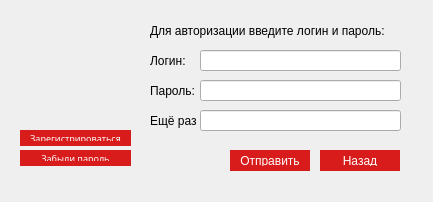
<?xml version="1.0" encoding="UTF-8"?>
<ui version="4.0">
 <class>Authorization</class>
 <widget class="QMainWindow" name="Authorization">
  <property name="geometry">
   <rect>
    <x>0</x>
    <y>0</y>
    <width>433</width>
    <height>202</height>
   </rect>
  </property>
  <property name="sizePolicy">
   <sizepolicy hsizetype="Fixed" vsizetype="Fixed">
    <horstretch>0</horstretch>
    <verstretch>0</verstretch>
   </sizepolicy>
  </property>
  <property name="windowTitle">
   <string>Authorization</string>
  </property>
  <widget class="QWidget" name="centralWidget">
   <widget class="QPushButton" name="login_button">
    <property name="geometry">
     <rect>
      <x>320</x>
      <y>150</y>
      <width>80</width>
      <height>21</height>
     </rect>
    </property>
    <property name="styleSheet">
     <string notr="true">QPushButton {
background-color: #d81b1b;
border-width:0px;
border-color: #3a3633;
border-style: solid;
padding: 5px;
padding-left: 5px;
padding-right: 5px;
font: 10pt &quot;Tahoma&quot;;
color: white;
}
QPushButton:pressed {
background-color:rgba(255,255,255,.2);
}
QPushButton:hover { background: rgb(255,37,37); }
QPushButton:disabled {
 background:#1A1A1A; 
color:#9B9B9B;
}</string>
    </property>
    <property name="text">
     <string>Войти</string>
    </property>
   </widget>
   <widget class="QPushButton" name="signin_button">
    <property name="geometry">
     <rect>
      <x>20</x>
      <y>130</y>
      <width>111</width>
      <height>16</height>
     </rect>
    </property>
    <property name="font">
     <font>
      <family>Pristina</family>
      <pointsize>7</pointsize>
      <underline>true</underline>
     </font>
    </property>
    <property name="styleSheet">
     <string notr="true">QPushButton {
background-color: #d81b1b;
border-width:0px;
border-color: #3a3633;
border-style: solid;
padding: 5px;
padding-left: 5px;
padding-right: 5px;
font: &quot;Tahoma&quot;;
color: white;
}
QPushButton:pressed {
background-color:rgba(255,255,255,.2);
}
QPushButton:hover { background: rgb(255,37,37); }
QPushButton:disabled {
 background:#1A1A1A; 
color:#9B9B9B;
}</string>
    </property>
    <property name="text">
     <string>Зарегистрироваться</string>
    </property>
   </widget>
   <widget class="QLabel" name="login_lbl">
    <property name="geometry">
     <rect>
      <x>150</x>
      <y>50</y>
      <width>47</width>
      <height>21</height>
     </rect>
    </property>
    <property name="text">
     <string>Логин:</string>
    </property>
   </widget>
   <widget class="QLabel" name="password_lbl">
    <property name="geometry">
     <rect>
      <x>150</x>
      <y>80</y>
      <width>47</width>
      <height>21</height>
     </rect>
    </property>
    <property name="text">
     <string>Пароль:</string>
    </property>
   </widget>
   <widget class="QLineEdit" name="login_edit">
    <property name="geometry">
     <rect>
      <x>200</x>
      <y>50</y>
      <width>201</width>
      <height>21</height>
     </rect>
    </property>
   </widget>
   <widget class="QLineEdit" name="password_edit">
    <property name="geometry">
     <rect>
      <x>200</x>
      <y>80</y>
      <width>201</width>
      <height>21</height>
     </rect>
    </property>
   </widget>
   <widget class="QLabel" name="logo">
    <property name="geometry">
     <rect>
      <x>20</x>
      <y>20</y>
      <width>111</width>
      <height>111</height>
     </rect>
    </property>
    <property name="text">
     <string/>
    </property>
   </widget>
   <widget class="QLabel" name="invite_lbl">
    <property name="geometry">
     <rect>
      <x>150</x>
      <y>20</y>
      <width>251</width>
      <height>21</height>
     </rect>
    </property>
    <property name="text">
     <string>Для авторизации введите логин и пароль:</string>
    </property>
   </widget>
   <widget class="QLabel" name="status_lbl">
    <property name="geometry">
     <rect>
      <x>150</x>
      <y>110</y>
      <width>251</width>
      <height>41</height>
     </rect>
    </property>
    <property name="text">
     <string/>
    </property>
   </widget>
   <widget class="QPushButton" name="cancel_button">
    <property name="geometry">
     <rect>
      <x>320</x>
      <y>150</y>
      <width>80</width>
      <height>21</height>
     </rect>
    </property>
    <property name="styleSheet">
     <string notr="true">QPushButton {
background-color: #d81b1b;
border-width:0px;
border-color: #3a3633;
border-style: solid;
padding: 5px;
padding-left: 5px;
padding-right: 5px;
font: 10pt &quot;Tahoma&quot;;
color: white;
}
QPushButton:pressed {
background-color:rgba(255,255,255,.2);
}
QPushButton:hover { background: rgb(255,37,37); }
QPushButton:disabled {
 background:#1A1A1A; 
color:#9B9B9B;
}</string>
    </property>
    <property name="text">
     <string>Назад</string>
    </property>
   </widget>
   <widget class="QPushButton" name="send_button">
    <property name="geometry">
     <rect>
      <x>230</x>
      <y>150</y>
      <width>80</width>
      <height>21</height>
     </rect>
    </property>
    <property name="styleSheet">
     <string notr="true">QPushButton {
background-color: #d81b1b;
border-width:0px;
border-color: #3a3633;
border-style: solid;
padding: 5px;
padding-left: 5px;
padding-right: 5px;
font: 10pt &quot;Tahoma&quot;;
color: white;
}
QPushButton:pressed {
background-color:rgba(255,255,255,.2);
}
QPushButton:hover { background: rgb(255,37,37); }
QPushButton:disabled {
 background:#1A1A1A; 
color:#9B9B9B;
}</string>
    </property>
    <property name="text">
     <string>Отправить</string>
    </property>
   </widget>
   <widget class="QLabel" name="repeat_lbl">
    <property name="geometry">
     <rect>
      <x>150</x>
      <y>110</y>
      <width>47</width>
      <height>21</height>
     </rect>
    </property>
    <property name="text">
     <string>Ещё раз:</string>
    </property>
   </widget>
   <widget class="QLineEdit" name="repeat_edit">
    <property name="geometry">
     <rect>
      <x>200</x>
      <y>110</y>
      <width>201</width>
      <height>21</height>
     </rect>
    </property>
   </widget>
   <widget class="QLabel" name="info_lbl">
    <property name="geometry">
     <rect>
      <x>20</x>
      <y>150</y>
      <width>181</width>
      <height>21</height>
     </rect>
    </property>
    <property name="text">
     <string/>
    </property>
   </widget>
   <widget class="QPushButton" name="forgot_button">
    <property name="geometry">
     <rect>
      <x>20</x>
      <y>150</y>
      <width>111</width>
      <height>16</height>
     </rect>
    </property>
    <property name="font">
     <font>
      <family>Pristina</family>
      <pointsize>7</pointsize>
      <underline>true</underline>
     </font>
    </property>
    <property name="styleSheet">
     <string notr="true">QPushButton {
background-color: #d81b1b;
border-width:0px;
border-color: #3a3633;
border-style: solid;
padding: 5px;
padding-left: 5px;
padding-right: 5px;
font: &quot;Tahoma&quot;;
color: white;
}
QPushButton:pressed {
background-color:rgba(255,255,255,.2);
}
QPushButton:hover { background: rgb(255,37,37); }
QPushButton:disabled {
 background:#1A1A1A; 
color:#9B9B9B;
}</string>
    </property>
    <property name="text">
     <string>Забыли пароль</string>
    </property>
   </widget>
  </widget>
 </widget>
 <layoutdefault spacing="6" margin="11"/>
 <tabstops>
  <tabstop>login_edit</tabstop>
  <tabstop>password_edit</tabstop>
  <tabstop>login_button</tabstop>
  <tabstop>signin_button</tabstop>
  <tabstop>forgot_button</tabstop>
  <tabstop>repeat_edit</tabstop>
  <tabstop>cancel_button</tabstop>
  <tabstop>send_button</tabstop>
 </tabstops>
 <resources/>
 <connections/>
</ui>
